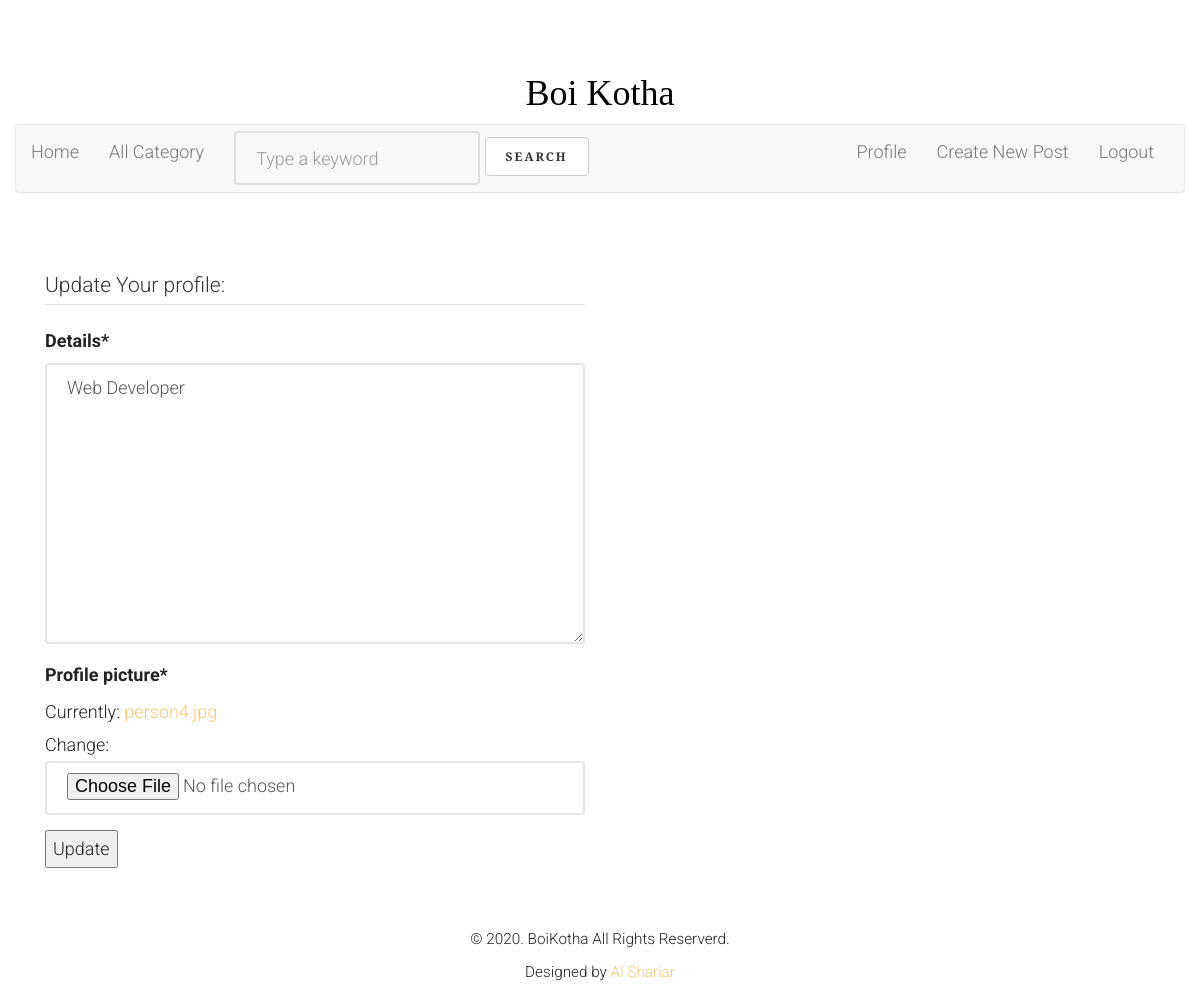
The page /profile/1/ (signed in) on the database as committed earlier.
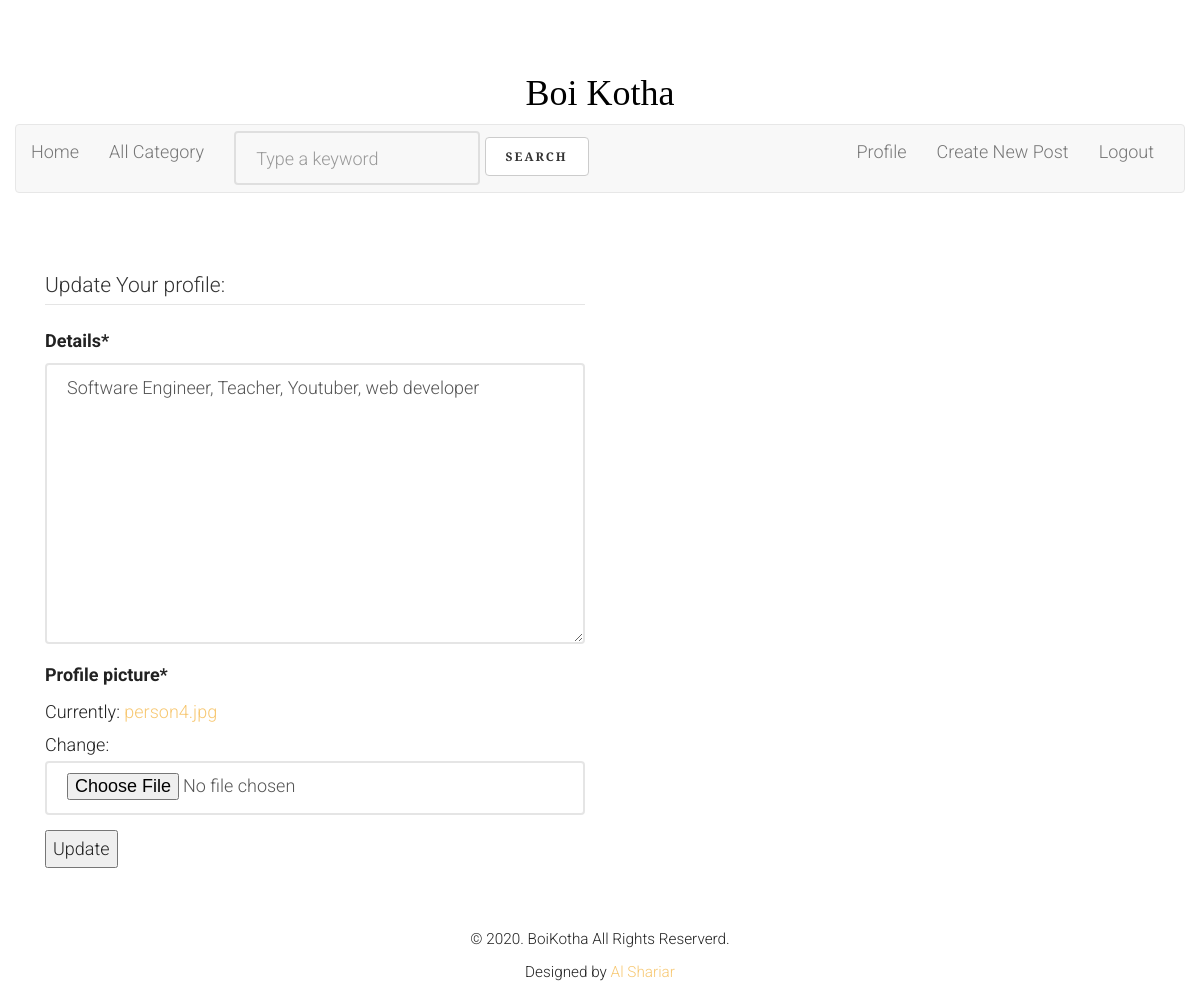
The same page on the database as committed later.
### blog/models.py (models this page shows, shortened)
class Author(models.Model):
    name = models.ForeignKey(User, on_delete=models.CASCADE)
    profile_picture = models.FileField()
    details = models.TextField()

### blog/views.py (the view)
# urls.py: path('profile/<int:id>/', views.getupdateprofile, name="update-profile"),
def getupdateprofile(request, id):
    u = get_object_or_404(Author, id=request.user.id)
    if request.user.is_authenticated:
        form = createAuthor(request.POST or None, instance=u)
        if form.is_valid():
            instance = form.save(commit=False)
            instance.save()
            messages.success(request,'Your profile is updated successfully.')
            return redirect('profile')
        context = {
            'form':form
        }
        return render(request, 'blog/updateprofile.html', context)
    else:
        return redirect('login')

### blog/forms.py
class createAuthor(forms.ModelForm):
    class Meta:
        model = Author
        fields = [
            'details',
            'profile_picture',
        ]

### blog/templates/blog/updateprofile.html (shortened to what this page needs)
{% extends 'blog/base.html' %}
{% load static %}
{% load crispy_forms_tags %}
	{% block content %}
	<div class="container">
        <form action="" method="post" enctype="multipart/form-data">
            <fieldset class="col-md-6">
                <legend>Update Your profile:</legend>
            {{ form|crispy }}
            <input type="submit" value="Update">
        </fieldset>
        </form>
    </div>
	{% endblock content %}

Rows that differ between the two databases and show on the page:
changed Author: details "Web Developer" → "Software Engineer, Teacher, Youtuber, web developer"
